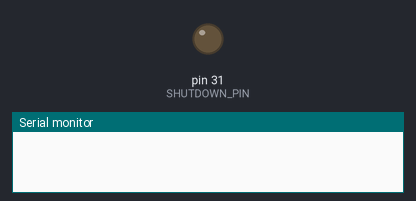
This sketch was run on a simulated Arduino Mega 2560, built with avr-gcc and run on an emulated ATmega2560. Parts: output pins drawn as LEDs (lit = HIGH), the last lines printed to the serial monitor.

Above: at 0.1 s.
At 3.1 s:
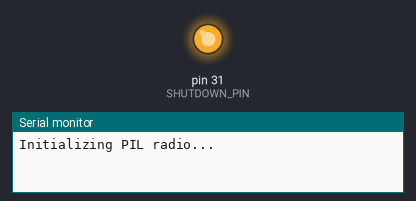
Timing chart, 0 to 4.6 s (numbered marks = the images above):
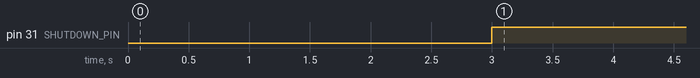

Measured:
- by itself, pin 31 (SHUTDOWN_PIN): LOW → HIGH at 3.0 s

The sketch:

Radio_Init.ino
```cpp
#include <RadioAPI.h>
#include <RadioINIT.h>

//#define SHUTDOWN_PIN 22 // Ground and Tracking
#define SHUTDOWN_PIN 31 // PIL

RadioINIT * initRadio;

void setup() {
  Serial.begin(115200);
  Serial1.begin(115200);
  delay(3000);

  while(Serial.available()){ Serial.read(); }
  while(Serial1.available()){ Serial1.read(); }
  initRadio = new RadioINIT(&Serial1, SHUTDOWN_PIN);

  int keySize = 64;
  //Serial.print(keySize); Serial.print(" digit hex key: "); Serial.print(initRadio->GenerateRandomKey(keySize)); Serial.println("");

  initRadio->InitPIL();
}


void loop() {}
```
